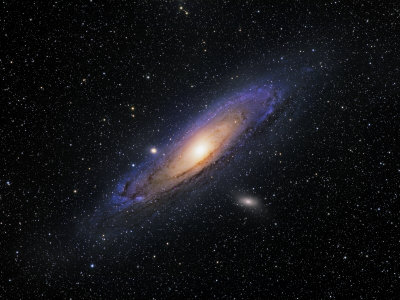
%> input picture TP1-Telechargement/images seules/andromeda.bmp, 400 x 300 px
$ octave exercice_1_12.m   (GNU Octave 9; MATLAB toolbox functions it lacks are replaced by stand-ins)
%> lines starting %> are read from the running program, lines starting %| are printed output that depends on the picture; in (x1, y1, x2, y2) boxes, pixels count from 0 and x2, y2 are one past the last pixel; in counts of white or black regions, pixels touching at a corner belong together; the program's own positions count from 1
close all
clear all
clc


A=imread('andromeda.bmp');
%> A is the input picture: size 300x400x3 uint8; mean R, G, B 21.4, 21.5, 25.4
A=double(A);
%> A: size 300x400x3 double
B(:,:,1)=124*ones(size(A,1),size(A,2));
%> B: size 300x400 double; every value is 124
B(:,:,2)=31*ones(size(A,1),size(A,2));
B(:,:,3)=210*ones(size(A,1),size(A,2));
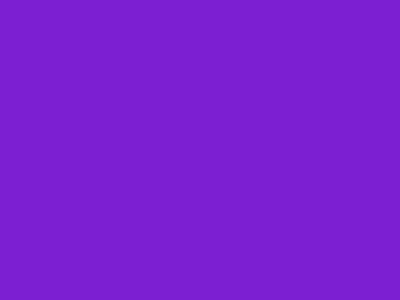
%> B: size 300x400x3 double; mean R, G, B 124, 31, 210

Maskee=zeros(size(A,1),size(A,2));

Maskee(100:170,150:249)=ones(71,100);
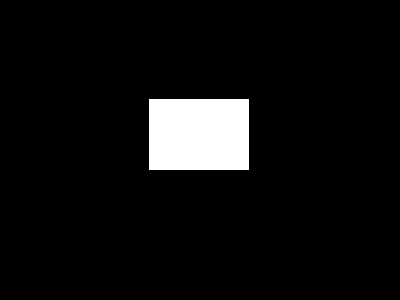
%> Maskee: size 300x400 double; values 0 (black) and 1 (white), 5.9% white; 1 white region, box (x1, y1, x2, y2) and area: (149, 99, 249, 170) 7100

A_Maskee_bis(:,:,1)=A(:,:,1).*Maskee+B(:,:,1).*(1-Maskee);
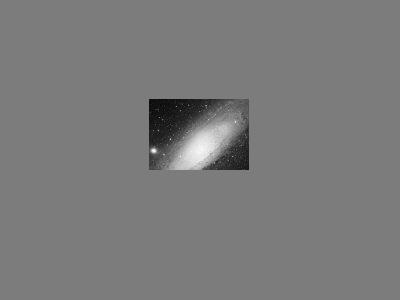
%> A_Maskee_bis: size 300x400 double; min 7, max 248, mean 122.6
A_Maskee_bis(:,:,2)=A(:,:,2).*Maskee+B(:,:,2).*(1-Maskee);
A_Maskee_bis(:,:,3)=A(:,:,3).*Maskee+B(:,:,3).*(1-Maskee);
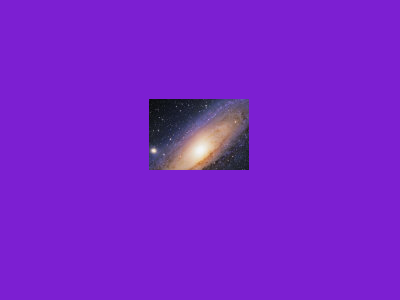
%> A_Maskee_bis: size 300x400x3 double; mean R, G, B 122.6, 34.3, 203.4

A_Maskee_bis=uint8(A_Maskee_bis);
%> A_Maskee_bis: size 300x400x3 uint8
imshow(A_Maskee_bis)
